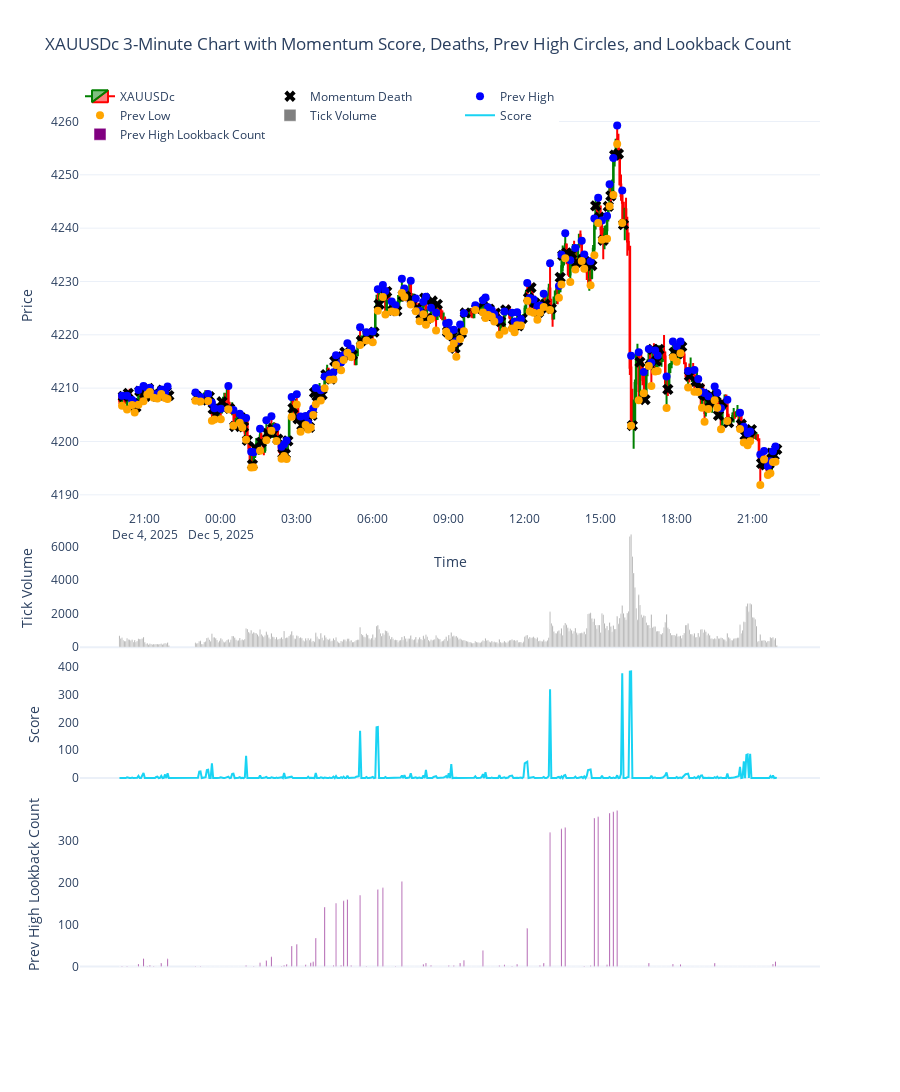

Source (notebook cell):
### Code cell
import MetaTrader5 as mt5 
import pandas as pd
import numpy as np
import plotly.graph_objects as go
from datetime import datetime, timedelta

# -------------------------
# 1. Initialize MT5
# -------------------------
if not mt5.initialize():
    print("MT5 initialization failed")
    mt5.shutdown()

# -------------------------
# 2. Fetch 3-minute data
# -------------------------
symbol = "XAUUSDc"
timeframe = mt5.TIMEFRAME_M3
n_bars = 500
utc_from = datetime.now() - timedelta(days=3)

rates = mt5.copy_rates_from(symbol, timeframe, utc_from, n_bars)
mt5.shutdown()

# -------------------------
# 3. Convert to DataFrame
# -------------------------
df = pd.DataFrame(rates)
df['time'] = pd.to_datetime(df['time'], unit='s')
df.set_index('time', inplace=True)

# -------------------------
# 4. Remove non-trading periods (weekends)
# -------------------------
df = df[df.index.dayofweek < 5]

# -------------------------
# 5. Compute Infinite Lookback Score (original momentum)
# -------------------------
scores = [0]

for i in range(1, len(df)):
    curr_vol = df['tick_volume'].iloc[i]
    prev_vol = df['tick_volume'].iloc[i - 1]

    if curr_vol <= prev_vol:
        scores.append(0)
        continue

    score = 0
    j = i - 1

    while j >= 0:
        if df['tick_volume'].iloc[j] < curr_vol:
            score += 1
            j -= 1
        else:
            break

    scores.append(score)

df['score'] = scores

# -------------------------
# 6. Detect Momentum Death Points
# -------------------------
momentum_death_x = []
momentum_death_y = []

prev_high_x = []
prev_high_y = []
prev_low_x = []
prev_low_y = []

for i in range(1, len(df)):
    if df['score'].iloc[i - 1] > 0 and df['score'].iloc[i] == 0:

        # momentum-death close
        momentum_death_x.append(df.index[i])
        momentum_death_y.append(df['close'].iloc[i])

        # prev high/low circles
        prev_high_x.append(df.index[i - 1])
        prev_high_y.append(df['high'].iloc[i - 1])

        prev_low_x.append(df.index[i - 1])
        prev_low_y.append(df['low'].iloc[i - 1])

# -------------------------
# 7. Compute Infinite-Left Lookback Count for Prev High
# -------------------------
prev_high_lookback_score = np.zeros(len(df))

# indices of all bars with prev high marks
prev_high_indices = [df.index.get_loc(x) for x in prev_high_x]

for idx in prev_high_indices:
    current_high = df['high'].iloc[idx]
    j = idx - 1
    lookback_count = 0
    while j >= 0:
        # stop if horizontal line intersects previous candle body/wick
        if df['low'].iloc[j] <= current_high <= df['high'].iloc[j]:
            break
        lookback_count += 1
        j -= 1
    prev_high_lookback_score[idx] = lookback_count  # assign total lookback count

df['prev_high_lookback_score'] = prev_high_lookback_score

# -------------------------
# 8. Plot 4-pane chart
# -------------------------
fig = go.Figure()

# Price pane (top)
fig.add_trace(go.Candlestick(
    x=df.index,
    open=df['open'],
    high=df['high'],
    low=df['low'],
    close=df['close'],
    name='XAUUSDc',
    increasing_line_color='green',
    decreasing_line_color='red'
))

# Momentum-death close markers
fig.add_trace(go.Scatter(
    x=momentum_death_x,
    y=momentum_death_y,
    mode='markers',
    name='Momentum Death',
    marker=dict(size=10, color='black', symbol='x'),
    yaxis='y'
))

# Previous-bar HIGH circle
fig.add_trace(go.Scatter(
    x=prev_high_x,
    y=prev_high_y,
    mode='markers',
    name='Prev High',
    marker=dict(size=8, color='blue', symbol='circle'),
    yaxis='y'
))

# Previous-bar LOW circle
fig.add_trace(go.Scatter(
    x=prev_low_x,
    y=prev_low_y,
    mode='markers',
    name='Prev Low',
    marker=dict(size=8, color='orange', symbol='circle'),
    yaxis='y'
))

# Tick Volume pane (middle)
fig.add_trace(go.Bar(
    x=df.index,
    y=df['tick_volume'],
    name='Tick Volume',
    marker_color='gray',
    yaxis='y2'
))

# Score pane (bottom-middle)
fig.add_trace(go.Scatter(
    x=df.index,
    y=df['score'],
    mode='lines',
    name='Score',
    marker=dict(size=4),
    yaxis='y3'
))

# Prev-high-infinite-lookback-score pane (bottom)
fig.add_trace(go.Bar(
    x=df.index,
    y=df['prev_high_lookback_score'],
    name='Prev High Lookback Count',
    marker_color='purple',
    yaxis='y4'
))

# Layout with 4 panes
fig.update_layout(
    template='plotly_white',
    title='XAUUSDc 3-Minute Chart with Momentum Score, Deaths, Prev High Circles, and Lookback Count',
    xaxis=dict(title='Time', rangeslider=dict(visible=False)),

    yaxis=dict(title='Price', domain=[0.55, 1]),
    yaxis2=dict(title='Tick Volume', domain=[0.40, 0.53], showgrid=False),
    yaxis3=dict(title='Score', domain=[0.25, 0.38], showgrid=False),
    yaxis4=dict(title='Prev High Lookback Count', domain=[0.05, 0.23], showgrid=False),

    height=1100,
    legend=dict(orientation='h', y=1.02, x=0)
)

fig.show()

### Figure 1 — Plotly figure (JSON) as saved in the notebook; plotly's stock layout.template omitted (floating-point values rounded to 4 significant figures; data arrays with more than 128 entries replaced by an {"elided": "..."} marker saying what was removed)
{"data": [{"close": {"elided": "500 float values"}, "decreasing": {"line": {"color": "red"}}, "high": {"elided": "500 float values"}, "increasing": {"line": {"color": "green"}}, "low": {"elided": "500 float values"}, "name": "XAUUSDc", "open": {"elided": "500 float values"}, "type": "candlestick", "x": {"elided": "500 str values"}}, {"marker": {"color": "black", "size": 10, "symbol": "x"}, "mode": "markers", "name": "Momentum Death", "type": "scatter", "x": {"elided": "140 str values"}, "y": {"elided": "140 float values"}, "yaxis": "y"}, {"marker": {"color": "blue", "size": 8, "symbol": "circle"}, "mode": "markers", "name": "Prev High", "type": "scatter", "x": {"elided": "140 str values"}, "y": {"elided": "140 float values"}, "yaxis": "y"}, {"marker": {"color": "orange", "size": 8, "symbol": "circle"}, "mode": "markers", "name": "Prev Low", "type": "scatter", "x": {"elided": "140 str values"}, "y": {"elided": "140 float values"}, "yaxis": "y"}, {"marker": {"color": "gray"}, "name": "Tick Volume", "type": "bar", "x": {"elided": "500 str values"}, "y": {"elided": "500 int values"}, "yaxis": "y2"}, {"marker": {"size": 4}, "mode": "lines", "name": "Score", "type": "scatter", "x": {"elided": "500 str values"}, "y": {"elided": "500 int values"}, "yaxis": "y3"}, {"marker": {"color": "purple"}, "name": "Prev High Lookback Count", "type": "bar", "x": {"elided": "500 str values"}, "y": {"elided": "500 float values"}, "yaxis": "y4"}], "layout": {"height": 1100, "legend": {"orientation": "h", "x": 0, "y": 1.02}, "title": {"text": "XAUUSDc 3-Minute Chart with Momentum Score, Deaths, Prev High Circles, and Lookback Count"}, "xaxis": {"rangeslider": {"visible": false}, "title": {"text": "Time"}}, "yaxis": {"domain": [0.55, 1], "title": {"text": "Price"}}, "yaxis2": {"domain": [0.4, 0.53], "showgrid": false, "title": {"text": "Tick Volume"}}, "yaxis3": {"domain": [0.25, 0.38], "showgrid": false, "title": {"text": "Score"}}, "yaxis4": {"domain": [0.05, 0.23], "showgrid": false, "title": {"text": "Prev High Lookback Count"}}}}
